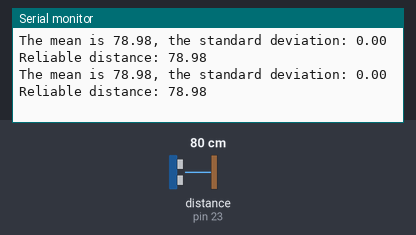
Bench run of a sketch on a simulated Arduino Mega 2560, built with avr-gcc and run on an emulated ATmega2560. On the bench: the last lines printed to the serial monitor. Wiring (inferred from the names in the program): ultrasonic range finder: trigger pin 22; echo pin 23. The test bench sets the inputs (shaded band); at power-on: distance to the obstacle (sensor on pin 23) 80 cm. The echo pulse lasts 58.3 µs per cm.

Above: at 1.2 s.
1.3 s: distance to the obstacle (sensor on pin 23) set to 120 cm
At 3.0 s:
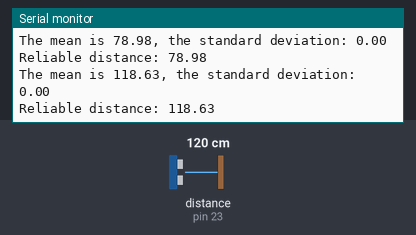
4.3 s: distance to the obstacle (sensor on pin 23) set to 2 cm
At 5.1 s:
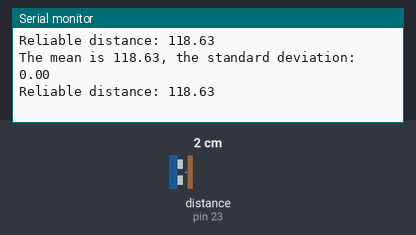
Timing chart, 0 to 7.3 s (numbered marks = the images above; inputs shaded):
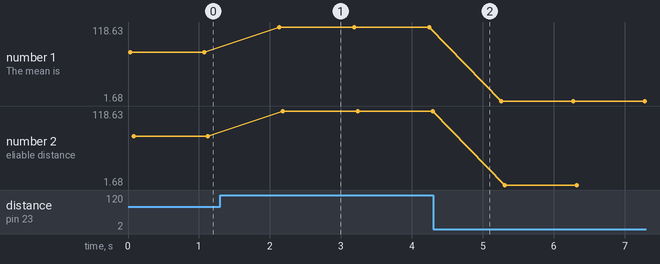

The sketch:

echo.ino
```cpp
const int TrigPin = 22;
const int EchoPin = 23;
float distance;

int pos = 0;
const int NumOfSample = 5;
double Samples[NumOfSample];

//计算连续N个值，返回平均值和标准差
double mean(double a[], int n, double *ps)
{
  double sum = 0.0, aver = 0.0, e = 0.0;

  for (int i = 0; i < n; i++){
    sum += a[i];
  }
  aver = sum / n;

  if (ps != 0){
    for(int i=0;i<n;i++){
      e+=(a[i]-aver)*(a[i]-aver);
    }
    e/=n-1;
    *ps=sqrt(e);
  }

  return aver;
}

void setup()
{
  Serial.begin(9600);
  pinMode(TrigPin, OUTPUT);
  pinMode(EchoPin, INPUT);
}
void loop()
{
        digitalWrite(TrigPin, LOW);
        delayMicroseconds(2);
        digitalWrite(TrigPin, HIGH);
        delayMicroseconds(10);
        digitalWrite(TrigPin, LOW);
        distance = pulseIn(EchoPin, HIGH) * 0.017;

        if (pos < NumOfSample){
          // 连续读取多个返回值
          Samples[pos] = distance;
          pos++;
          //delay(50);
        }
        else{
          // 多个返回值已经读取完毕，计算结果是否符合要求
          pos = 0;
          double s = 0;
          double m = mean(Samples, NumOfSample, &s);
          // 调试时候打开
          Serial.print("The mean is ");
          Serial.print(m);
          Serial.print(", the standard deviation: ");
          Serial.print(s);
          Serial.println();

          if (s < 0.2){
            // 标准差小于0.2，就认为比较稳定了，可以将均值作为最终结果
            // 实际应用中，可以调整这个参数值，达到理想的结果
            Serial.print("Reliable distance: ");
            Serial.print(m);
            Serial.println();
            delay(1000);
          }

        }
        //
}
```

Measured:
- after the input at 1.3 s, the serial monitor: prints a new line after 0.83 s (image 1)
- plotted number 1: 78.98 → 118.63 after the input at 1.3 s, 118.63 → 1.68 after the input at 4.3 s
- plotted number 2: 78.98 → 118.63 after the input at 1.3 s, 118.63 → 1.68 after the input at 4.3 s
